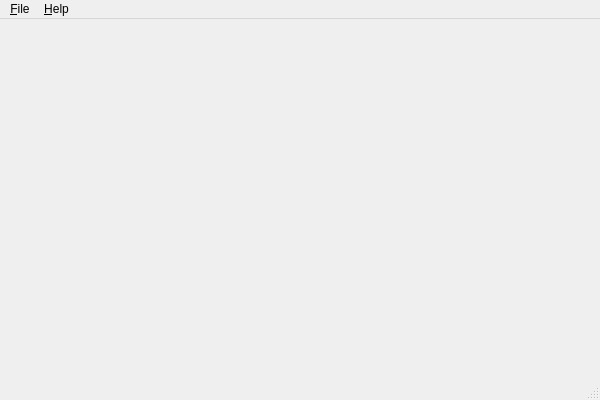
<?xml version="1.0" encoding="UTF-8"?>
<ui version="4.0">
 <class>MainWindow</class>
 <widget class="QMainWindow" name="MainWindow">
  <property name="geometry">
   <rect>
    <x>0</x>
    <y>0</y>
    <width>600</width>
    <height>400</height>
   </rect>
  </property>
  <property name="windowTitle">
   <string>MainWindow</string>
  </property>
  <widget class="QWidget" name="centralwidget"/>
  <widget class="QMenuBar" name="menubar">
   <property name="geometry">
    <rect>
     <x>0</x>
     <y>0</y>
     <width>600</width>
     <height>22</height>
    </rect>
   </property>
   <widget class="QMenu" name="menuFile">
    <property name="title">
     <string>&amp;File</string>
    </property>
    <addaction name="actionOpen"/>
   </widget>
   <widget class="QMenu" name="menu_Help">
    <property name="title">
     <string>&amp;Help</string>
    </property>
    <addaction name="actionAbout"/>
   </widget>
   <addaction name="menuFile"/>
   <addaction name="menu_Help"/>
  </widget>
  <widget class="QStatusBar" name="statusbar"/>
  <action name="actionOpen">
   <property name="text">
    <string>&amp;Open</string>
   </property>
  </action>
  <action name="actionAbout">
   <property name="text">
    <string>&amp;About</string>
   </property>
  </action>
 </widget>
 <resources/>
 <connections/>
</ui>
